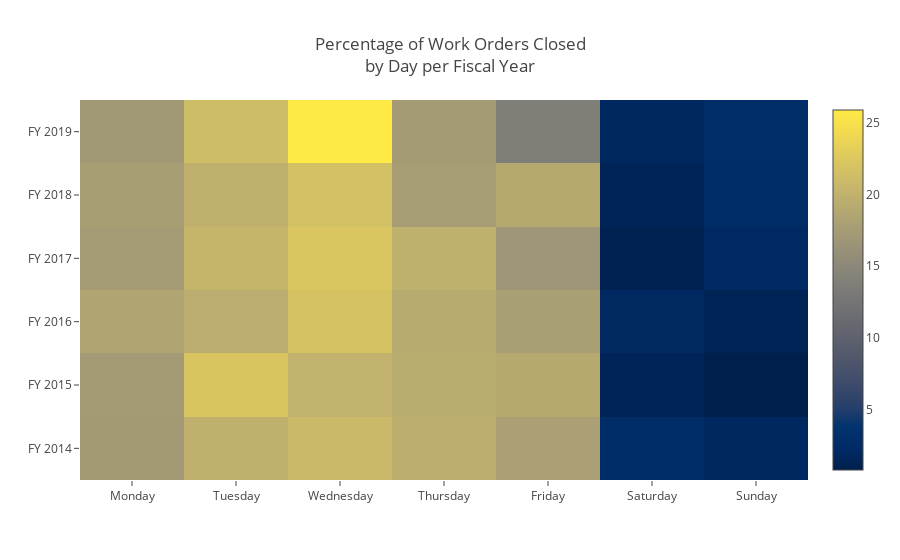

Notebook cell for this chart:
### Code cell
# pct of of total work orders closed daily aggregated 
# at day level (by fiscal year)

z_dict = {}
x = ["Monday","Tuesday","Wednesday","Thursday","Friday","Saturday","Sunday"]

for year in filtered_df['fiscal_year_completed'].unique():
    z_dict[year] = []
    for day in x:
        z_dict[year].append(
            (filtered_df[(filtered_df['fiscal_year_completed'] == year) &
                         (filtered_df['completed_day_name'] == day)]['wo_id'].count() /
             filtered_df[filtered_df['fiscal_year_completed'] == year]['wo_id'].count() * 100)
                            ) 

trace = go.Heatmap(
    z = [value for value in z_dict.values()],
    y = ['FY {}'.format(int(year)) for year in z_dict.keys()],
    x = x,
    colorscale = 'Cividis')

layout = {'title': 'Percentage of Work Orders Closed<br>by Day per Fiscal Year'}
pyo.iplot({'data':[trace],'layout':layout})

### Figure 1 — Plotly figure (JSON) as saved in the notebook; plotly's stock layout.template omitted (floating-point values rounded to 4 significant figures)
{"data": [{"colorscale": "Cividis", "type": "heatmap", "uid": "aece2a01-eddf-4a7e-b963-12acc4ca5f15", "x": ["Monday", "Tuesday", "Wednesday", "Thursday", "Friday", "Saturday", "Sunday"], "y": ["FY 2014", "FY 2015", "FY 2016", "FY 2017", "FY 2018", "FY 2019"], "z": [[17.25, 19.86, 20.81, 19.66, 17.98, 2.519, 1.921], [17.29, 22.11, 20.04, 19.31, 19.0, 1.431, 0.8156], [18.36, 19.46, 21.83, 19.23, 17.79, 2.019, 1.311], [17.41, 20.4, 22.27, 19.89, 16.74, 1.163, 2.13], [17.67, 19.92, 21.67, 17.64, 18.98, 1.471, 2.658], [17.07, 21.22, 25.87, 17.31, 13.67, 1.926, 2.927]]}], "layout": {"title": "Percentage of Work Orders Closed<br>by Day per Fiscal Year"}}
